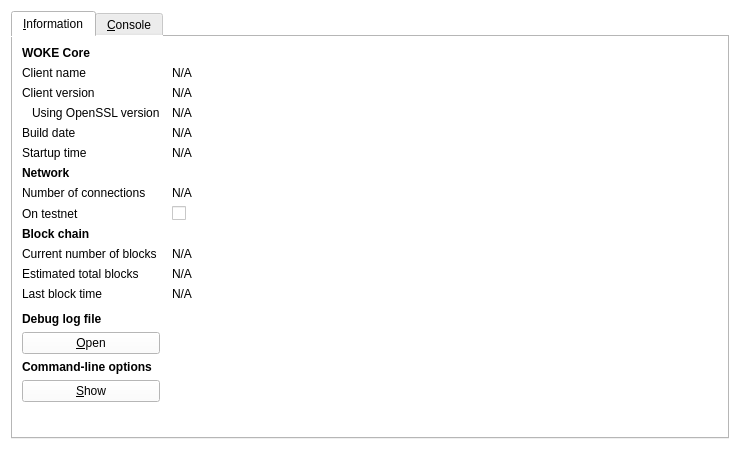
<?xml version="1.0" encoding="UTF-8"?>
<ui version="4.0">
 <class>RPCConsole</class>
 <widget class="QDialog" name="RPCConsole">
  <property name="geometry">
   <rect>
    <x>0</x>
    <y>0</y>
    <width>740</width>
    <height>450</height>
   </rect>
  </property>
  <property name="windowTitle">
   <string>WOKE - Debug window</string>
  </property>
  <property name="styleSheet">
   <string notr="true">color: rgb(0, 0, 0);
background: white;
</string>
  </property>
  <layout class="QVBoxLayout" name="verticalLayout_2">
   <item>
    <widget class="QTabWidget" name="tabWidget">
     <property name="currentIndex">
      <number>0</number>
     </property>
     <widget class="QWidget" name="tab_info">
      <attribute name="title">
       <string>&amp;Information</string>
      </attribute>
      <layout class="QGridLayout" name="gridLayout" columnstretch="0,1">
       <property name="horizontalSpacing">
        <number>12</number>
       </property>
       <item row="0" column="0">
        <widget class="QLabel" name="label_9">
         <property name="font">
          <font>
           <weight>75</weight>
           <bold>true</bold>
          </font>
         </property>
         <property name="text">
          <string>WOKE Core</string>
         </property>
        </widget>
       </item>
       <item row="1" column="0">
        <widget class="QLabel" name="label_5">
         <property name="text">
          <string>Client name</string>
         </property>
        </widget>
       </item>
       <item row="1" column="1">
        <widget class="QLabel" name="clientName">
         <property name="cursor">
          <cursorShape>IBeamCursor</cursorShape>
         </property>
         <property name="text">
          <string>N/A</string>
         </property>
         <property name="textFormat">
          <enum>Qt::PlainText</enum>
         </property>
         <property name="textInteractionFlags">
          <set>Qt::LinksAccessibleByMouse|Qt::TextSelectableByKeyboard|Qt::TextSelectableByMouse</set>
         </property>
        </widget>
       </item>
       <item row="2" column="0">
        <widget class="QLabel" name="label_6">
         <property name="text">
          <string>Client version</string>
         </property>
        </widget>
       </item>
       <item row="2" column="1">
        <widget class="QLabel" name="clientVersion">
         <property name="cursor">
          <cursorShape>IBeamCursor</cursorShape>
         </property>
         <property name="text">
          <string>N/A</string>
         </property>
         <property name="textFormat">
          <enum>Qt::PlainText</enum>
         </property>
         <property name="textInteractionFlags">
          <set>Qt::LinksAccessibleByMouse|Qt::TextSelectableByKeyboard|Qt::TextSelectableByMouse</set>
         </property>
        </widget>
       </item>
       <item row="3" column="0">
        <widget class="QLabel" name="label_14">
         <property name="text">
          <string>Using OpenSSL version</string>
         </property>
         <property name="indent">
          <number>10</number>
         </property>
        </widget>
       </item>
       <item row="3" column="1">
        <widget class="QLabel" name="openSSLVersion">
         <property name="cursor">
          <cursorShape>IBeamCursor</cursorShape>
         </property>
         <property name="text">
          <string>N/A</string>
         </property>
         <property name="textFormat">
          <enum>Qt::PlainText</enum>
         </property>
         <property name="textInteractionFlags">
          <set>Qt::LinksAccessibleByMouse|Qt::TextSelectableByKeyboard|Qt::TextSelectableByMouse</set>
         </property>
        </widget>
       </item>
       <item row="4" column="0">
        <widget class="QLabel" name="label_12">
         <property name="text">
          <string>Build date</string>
         </property>
        </widget>
       </item>
       <item row="4" column="1">
        <widget class="QLabel" name="buildDate">
         <property name="cursor">
          <cursorShape>IBeamCursor</cursorShape>
         </property>
         <property name="text">
          <string>N/A</string>
         </property>
         <property name="textFormat">
          <enum>Qt::PlainText</enum>
         </property>
         <property name="textInteractionFlags">
          <set>Qt::LinksAccessibleByMouse|Qt::TextSelectableByKeyboard|Qt::TextSelectableByMouse</set>
         </property>
        </widget>
       </item>
       <item row="5" column="0">
        <widget class="QLabel" name="label_13">
         <property name="text">
          <string>Startup time</string>
         </property>
        </widget>
       </item>
       <item row="5" column="1">
        <widget class="QLabel" name="startupTime">
         <property name="cursor">
          <cursorShape>IBeamCursor</cursorShape>
         </property>
         <property name="text">
          <string>N/A</string>
         </property>
         <property name="textFormat">
          <enum>Qt::PlainText</enum>
         </property>
         <property name="textInteractionFlags">
          <set>Qt::LinksAccessibleByMouse|Qt::TextSelectableByKeyboard|Qt::TextSelectableByMouse</set>
         </property>
        </widget>
       </item>
       <item row="6" column="0">
        <widget class="QLabel" name="label_11">
         <property name="font">
          <font>
           <weight>75</weight>
           <bold>true</bold>
          </font>
         </property>
         <property name="text">
          <string>Network</string>
         </property>
        </widget>
       </item>
       <item row="7" column="0">
        <widget class="QLabel" name="label_7">
         <property name="text">
          <string>Number of connections</string>
         </property>
        </widget>
       </item>
       <item row="7" column="1">
        <widget class="QLabel" name="numberOfConnections">
         <property name="cursor">
          <cursorShape>IBeamCursor</cursorShape>
         </property>
         <property name="text">
          <string>N/A</string>
         </property>
         <property name="textFormat">
          <enum>Qt::PlainText</enum>
         </property>
         <property name="textInteractionFlags">
          <set>Qt::LinksAccessibleByMouse|Qt::TextSelectableByKeyboard|Qt::TextSelectableByMouse</set>
         </property>
        </widget>
       </item>
       <item row="8" column="0">
        <widget class="QLabel" name="label_8">
         <property name="text">
          <string>On testnet</string>
         </property>
        </widget>
       </item>
       <item row="8" column="1">
        <widget class="QCheckBox" name="isTestNet">
         <property name="enabled">
          <bool>false</bool>
         </property>
         <property name="text">
          <string/>
         </property>
        </widget>
       </item>
       <item row="9" column="0">
        <widget class="QLabel" name="label_10">
         <property name="font">
          <font>
           <weight>75</weight>
           <bold>true</bold>
          </font>
         </property>
         <property name="text">
          <string>Block chain</string>
         </property>
        </widget>
       </item>
       <item row="10" column="0">
        <widget class="QLabel" name="label_3">
         <property name="text">
          <string>Current number of blocks</string>
         </property>
        </widget>
       </item>
       <item row="10" column="1">
        <widget class="QLabel" name="numberOfBlocks">
         <property name="cursor">
          <cursorShape>IBeamCursor</cursorShape>
         </property>
         <property name="text">
          <string>N/A</string>
         </property>
         <property name="textFormat">
          <enum>Qt::PlainText</enum>
         </property>
         <property name="textInteractionFlags">
          <set>Qt::LinksAccessibleByMouse|Qt::TextSelectableByKeyboard|Qt::TextSelectableByMouse</set>
         </property>
        </widget>
       </item>
       <item row="11" column="0">
        <widget class="QLabel" name="label_4">
         <property name="text">
          <string>Estimated total blocks</string>
         </property>
        </widget>
       </item>
       <item row="11" column="1">
        <widget class="QLabel" name="totalBlocks">
         <property name="cursor">
          <cursorShape>IBeamCursor</cursorShape>
         </property>
         <property name="text">
          <string>N/A</string>
         </property>
         <property name="textFormat">
          <enum>Qt::PlainText</enum>
         </property>
         <property name="textInteractionFlags">
          <set>Qt::LinksAccessibleByMouse|Qt::TextSelectableByKeyboard|Qt::TextSelectableByMouse</set>
         </property>
        </widget>
       </item>
       <item row="12" column="0">
        <widget class="QLabel" name="label_2">
         <property name="text">
          <string>Last block time</string>
         </property>
        </widget>
       </item>
       <item row="12" column="1">
        <widget class="QLabel" name="lastBlockTime">
         <property name="cursor">
          <cursorShape>IBeamCursor</cursorShape>
         </property>
         <property name="text">
          <string>N/A</string>
         </property>
         <property name="textFormat">
          <enum>Qt::PlainText</enum>
         </property>
         <property name="textInteractionFlags">
          <set>Qt::LinksAccessibleByMouse|Qt::TextSelectableByKeyboard|Qt::TextSelectableByMouse</set>
         </property>
        </widget>
       </item>
       <item row="13" column="0">
        <spacer name="verticalSpacer_2">
         <property name="orientation">
          <enum>Qt::Vertical</enum>
         </property>
         <property name="sizeHint" stdset="0">
          <size>
           <width>20</width>
           <height>20</height>
          </size>
         </property>
        </spacer>
       </item>
       <item row="14" column="0">
        <widget class="QLabel" name="labelDebugLogfile">
         <property name="font">
          <font>
           <weight>75</weight>
           <bold>true</bold>
          </font>
         </property>
         <property name="text">
          <string>Debug log file</string>
         </property>
        </widget>
       </item>
       <item row="15" column="0">
        <widget class="QPushButton" name="openDebugLogfileButton">
         <property name="toolTip">
          <string>Open the WOKE debug log file from the current data directory. This can take a few seconds for large log files.</string>
         </property>
         <property name="text">
          <string>&amp;Open</string>
         </property>
         <property name="autoDefault">
          <bool>false</bool>
         </property>
        </widget>
       </item>
       <item row="16" column="0">
        <widget class="QLabel" name="labelCLOptions">
         <property name="font">
          <font>
           <weight>75</weight>
           <bold>true</bold>
          </font>
         </property>
         <property name="text">
          <string>Command-line options</string>
         </property>
        </widget>
       </item>
       <item row="17" column="0">
        <widget class="QPushButton" name="showCLOptionsButton">
         <property name="toolTip">
          <string>Show the WOKE-Qt help message to get a list with possible WOKE command-line options.</string>
         </property>
         <property name="text">
          <string>&amp;Show</string>
         </property>
         <property name="autoDefault">
          <bool>false</bool>
         </property>
        </widget>
       </item>
       <item row="18" column="0">
        <spacer name="verticalSpacer">
         <property name="orientation">
          <enum>Qt::Vertical</enum>
         </property>
         <property name="sizeHint" stdset="0">
          <size>
           <width>20</width>
           <height>40</height>
          </size>
         </property>
        </spacer>
       </item>
      </layout>
     </widget>
     <widget class="QWidget" name="tab_console">
      <attribute name="title">
       <string>&amp;Console</string>
      </attribute>
      <layout class="QVBoxLayout" name="verticalLayout_3">
       <property name="spacing">
        <number>3</number>
       </property>
       <item>
        <widget class="QTextEdit" name="messagesWidget">
         <property name="minimumSize">
          <size>
           <width>0</width>
           <height>100</height>
          </size>
         </property>
         <property name="readOnly">
          <bool>true</bool>
         </property>
         <property name="tabKeyNavigation" stdset="0">
          <bool>false</bool>
         </property>
         <property name="columnCount" stdset="0">
          <number>2</number>
         </property>
        </widget>
       </item>
       <item>
        <layout class="QHBoxLayout" name="horizontalLayout">
         <property name="spacing">
          <number>3</number>
         </property>
         <item>
          <widget class="QLabel" name="label">
           <property name="text">
            <string notr="true">&gt;</string>
           </property>
          </widget>
         </item>
         <item>
          <widget class="QLineEdit" name="lineEdit"/>
         </item>
         <item>
          <widget class="QPushButton" name="clearButton">
           <property name="maximumSize">
            <size>
             <width>24</width>
             <height>24</height>
            </size>
           </property>
           <property name="toolTip">
            <string>Clear console</string>
           </property>
           <property name="text">
            <string/>
           </property>
           <property name="icon">
            <iconset resource="../bitcoin.qrc">
             <normaloff>:/icons/remove</normaloff>:/icons/remove</iconset>
           </property>
           <property name="shortcut">
            <string notr="true">Ctrl+L</string>
           </property>
           <property name="autoDefault">
            <bool>false</bool>
           </property>
          </widget>
         </item>
        </layout>
       </item>
      </layout>
     </widget>
    </widget>
   </item>
  </layout>
 </widget>
 <resources>
  <include location="../bitcoin.qrc"/>
 </resources>
 <connections/>
</ui>
